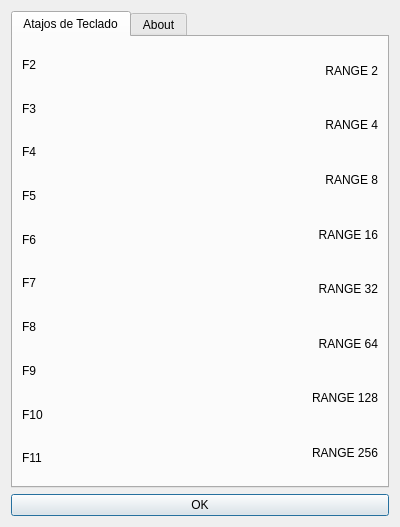
<?xml version="1.0" encoding="UTF-8"?>
<ui version="4.0">
 <class>infoPanel</class>
 <widget class="QDialog" name="infoPanel">
  <property name="geometry">
   <rect>
    <x>0</x>
    <y>0</y>
    <width>400</width>
    <height>527</height>
   </rect>
  </property>
  <property name="windowTitle">
   <string>Dialog</string>
  </property>
  <layout class="QVBoxLayout" name="verticalLayout">
   <item>
    <widget class="QTabWidget" name="tabWidget">
     <property name="currentIndex">
      <number>0</number>
     </property>
     <widget class="QWidget" name="tab">
      <attribute name="title">
       <string>Atajos de Teclado</string>
      </attribute>
      <layout class="QHBoxLayout" name="horizontalLayout">
       <item>
        <layout class="QVBoxLayout" name="verticalLayout_2">
         <item>
          <widget class="QLabel" name="label_11">
           <property name="text">
            <string>F2</string>
           </property>
          </widget>
         </item>
         <item>
          <widget class="QLabel" name="label_9">
           <property name="text">
            <string>F3</string>
           </property>
          </widget>
         </item>
         <item>
          <widget class="QLabel" name="label_7">
           <property name="text">
            <string>F4</string>
           </property>
          </widget>
         </item>
         <item>
          <widget class="QLabel" name="label_5">
           <property name="text">
            <string>F5</string>
           </property>
          </widget>
         </item>
         <item>
          <widget class="QLabel" name="label_3">
           <property name="text">
            <string>F6</string>
           </property>
          </widget>
         </item>
         <item>
          <widget class="QLabel" name="label">
           <property name="text">
            <string>F7</string>
           </property>
          </widget>
         </item>
         <item>
          <widget class="QLabel" name="label_13">
           <property name="text">
            <string>F8</string>
           </property>
          </widget>
         </item>
         <item>
          <widget class="QLabel" name="label_14">
           <property name="text">
            <string>F9</string>
           </property>
          </widget>
         </item>
         <item>
          <widget class="QLabel" name="label_15">
           <property name="text">
            <string>F10</string>
           </property>
          </widget>
         </item>
         <item>
          <widget class="QLabel" name="label_17">
           <property name="text">
            <string>F11</string>
           </property>
          </widget>
         </item>
        </layout>
       </item>
       <item>
        <layout class="QVBoxLayout" name="verticalLayout_3">
         <item>
          <widget class="QLabel" name="label_12">
           <property name="text">
            <string>RANGE 2</string>
           </property>
           <property name="alignment">
            <set>Qt::AlignRight|Qt::AlignTrailing|Qt::AlignVCenter</set>
           </property>
          </widget>
         </item>
         <item>
          <widget class="QLabel" name="label_10">
           <property name="text">
            <string>RANGE 4</string>
           </property>
           <property name="alignment">
            <set>Qt::AlignRight|Qt::AlignTrailing|Qt::AlignVCenter</set>
           </property>
          </widget>
         </item>
         <item>
          <widget class="QLabel" name="label_8">
           <property name="text">
            <string>RANGE 8</string>
           </property>
           <property name="alignment">
            <set>Qt::AlignRight|Qt::AlignTrailing|Qt::AlignVCenter</set>
           </property>
          </widget>
         </item>
         <item>
          <widget class="QLabel" name="label_6">
           <property name="text">
            <string>RANGE 16</string>
           </property>
           <property name="alignment">
            <set>Qt::AlignRight|Qt::AlignTrailing|Qt::AlignVCenter</set>
           </property>
          </widget>
         </item>
         <item>
          <widget class="QLabel" name="label_4">
           <property name="text">
            <string>RANGE 32</string>
           </property>
           <property name="alignment">
            <set>Qt::AlignRight|Qt::AlignTrailing|Qt::AlignVCenter</set>
           </property>
          </widget>
         </item>
         <item>
          <widget class="QLabel" name="label_2">
           <property name="text">
            <string>RANGE 64</string>
           </property>
           <property name="alignment">
            <set>Qt::AlignRight|Qt::AlignTrailing|Qt::AlignVCenter</set>
           </property>
          </widget>
         </item>
         <item>
          <widget class="QLabel" name="label_16">
           <property name="text">
            <string>RANGE 128</string>
           </property>
           <property name="alignment">
            <set>Qt::AlignRight|Qt::AlignTrailing|Qt::AlignVCenter</set>
           </property>
          </widget>
         </item>
         <item>
          <widget class="QLabel" name="label_18">
           <property name="text">
            <string>RANGE 256</string>
           </property>
           <property name="alignment">
            <set>Qt::AlignRight|Qt::AlignTrailing|Qt::AlignVCenter</set>
           </property>
          </widget>
         </item>
        </layout>
       </item>
      </layout>
     </widget>
     <widget class="QWidget" name="tab_2">
      <attribute name="title">
       <string>About</string>
      </attribute>
     </widget>
    </widget>
   </item>
   <item>
    <widget class="QPushButton" name="pushButton">
     <property name="text">
      <string>OK</string>
     </property>
    </widget>
   </item>
  </layout>
 </widget>
 <resources/>
 <connections/>
</ui>
